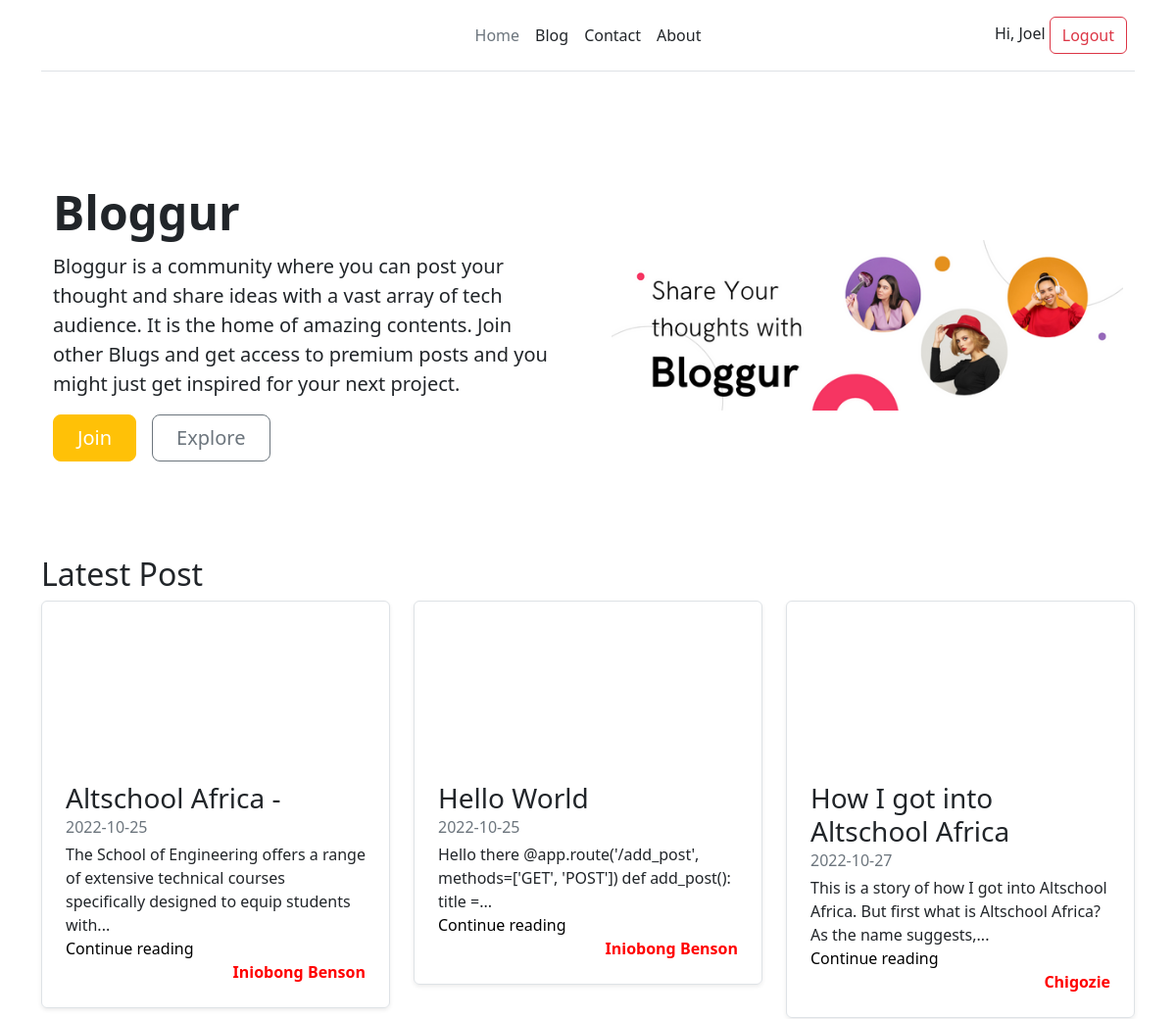
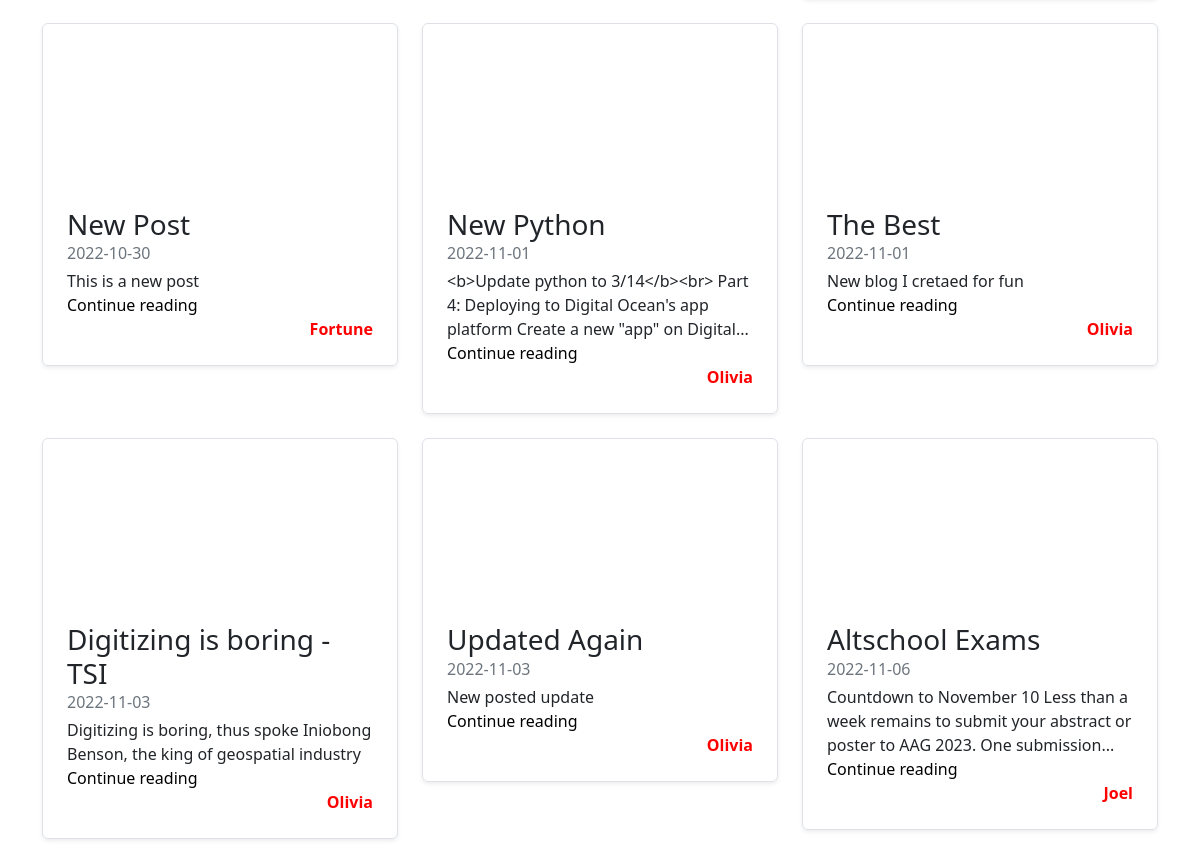
The page / (signed in) on the database its author committed (2 pictures, top to bottom).
### app.py (models this page shows, shortened)
class User(db.Model, UserMixin):
    __tablename__ = "User"
    id = db.Column(db.Integer(), primary_key=True)
    first_name = db.Column(db.String(50), nullable=False)
    last_name = db.Column(db.String(50), nullable=False)
    username = db.Column(db.String(255), nullable=False, unique=True)
    email = db.Column(db.String(255), nullable=False, unique=True)
    password_hash = db.Column(db.Text(), nullable=False)
    def __repr__(self):
        return f"{self.first_name}"

class Blog(db.Model):
    __tablename__ = "Blog"
    id = db.Column(db.Integer, primary_key=True)
    title = db.Column(db.String, unique=True, nullable=False)
    content = db.Column(db.Text, nullable=False)
    date_published = db.Column(db.DateTime)
    author = db.Column(db.String, default="Iniobong Benson")

### app.py (the view)
@app.route('/', methods=['GET'])
def index():
    posts = Blog.query.all()
    return render_template('index.html', posts=posts)

### app.py (called while the page is built)
@login_manager.user_loader
def user_loader(user_id):
    return User.query.get(user_id)

### templates/index.html
{% extends 'base.html' %}
{% block content %}
    <div class="container col-xxl-8 px-4 py-5">
      <div class="row flex-lg-row-reverse align-items-center g-5 py-5">
        <div class="col-10 col-sm-8 col-lg-6">
          <img src="static/img/bloggur.png" class="d-block mx-lg-auto img-fluid" alt="Bootstrap Themes" width="700" height="500" loading="lazy">
        </div>
        <div class="col-lg-6">
          <h1 class="display-5 fw-bold lh-1 mb-3">Bloggur</h1>
          <p class="lead">Bloggur is a community where you can post your thought and share ideas with a vast array of tech audience. It is the home of amazing contents. Join other Blugs and get access to premium posts and you might just get inspired for your next project.</p>
          <div class="d-grid gap-2 d-md-flex justify-content-md-start">
            <a href="{{url_for('signup')}}"><button type="button" class="btn btn-warning btn-lg px-4 me-md-2">Join</button></a>
            <a href="#post"><button type="button" class="btn btn-outline-secondary btn-lg px-4">Explore</button></a>
          </div>
        </div>
      </div>
    </div>
<div class="container">
    <div class="row mb-2">
      <h2>Latest Post</h2>
        {% for post in posts %}
      <div id="posts" class="col-md-4 post">
        <div class="row g-0 border rounded overflow-hidden flex-md-row mb-4 shadow-sm h-md-250 position-relative">
          <div class="picture"></div>
          <div class="col p-4 d-flex flex-column position-static">
            <h3 class="mb-0">{{post.title}}</h3>
            <div class="mb-1 text-muted">{{post.date_published.strftime('%Y-%m-%d')}}</div>
            <p class="card-text mb-auto">{{post.content |truncate(120)}}</p>
            <a href="/post/{{post.id}}" class="stretched-link">Continue reading</a>
            <strong class="author">{{post.author}}</strong>
          </div>
        </div>
      </div>
{% endfor %}
    </div>
    </div>
{% endblock content %}

### templates/base.html (shortened to what this page needs)
<!DOCTYPE html>
<html lang="en">
<head>
<link href="https://cdn.jsdelivr.net/npm/bootstrap@5.2.2/dist/css/bootstrap.min.css" rel="stylesheet">
<link rel= "stylesheet" type= "text/css" href= "{{ url_for('static',filename='styles/main.css') }}">
<link rel="stylesheet" href="https://s.pageclip.co/v1/pageclip.css" media="screen">
</head>
<div class="container">
    <header class="d-flex flex-wrap align-items-center justify-content-center justify-content-md-between py-3 mb-4 border-bottom">
      <a href="/" class="d-flex align-items-center col-md-3 mb-2 mb-md-0 text-dark text-decoration-none">
        <svg class="bi me-2" width="40" height="32" role="img" aria-label="Bootstrap"><use xlink:href="#bootstrap"/></svg>
      </a>
      <ul class="nav col-12 col-md-auto mb-2 justify-content-center mb-md-0">
        <li><a href="{{('/')}}" class="nav-link px-2 link-secondary">Home</a></li>
        <li><a href="{{('blog')}}" class="nav-link px-2 link-dark">Blog</a></li>
        <li><a href="{{('contact')}}" class="nav-link px-2 link-dark">Contact</a></li>
        <li><a href="{{('about')}}" class="nav-link px-2 link-dark">About</a></li>
      </ul>
      <div class="col-md-3 text-end">
        {% if current_user.is_authenticated %}
        <span class="">Hi, {{current_user}}</span>
        <a href="{{url_for('logout')}}"><button type="button" class="btn btn-outline-danger me-2">Logout</button></a>
        {% else %}
        <a href="{{url_for('login')}}"><button type="button" class="btn btn-outline-primary me-2">Login</button></a>
        <a href="{{url_for('signup')}}"><button type="button" class="btn btn-warning">Sign-up</button></a>
        {% endif %}
      </div>
    </header>
  </div>
<body>
  <main class="main-content">
    {% block content %}
    {% endblock content %}
  </main>
</body>
</html>

### static/styles/main.css (style rules this page uses)
html, body { box-sizing: border-box; }
a { text-decoration: none; color: black; }
.author { color: red; text-align: right; }
.picture { height: 160px; background-image: url("https://cdn.pixabay.com/photo/2016/03/23/20/18/post-it-1275586__340.jpg"); background-size: cover; }
.btn-warning { color: white; }

### rows shown on the page
User: first_name "Joel"
Blog: title "Altschool Africa -", date_published "2022-10-25", content "The School of Engineering offers a range of extensive technical courses specifically designed to equip students with...", author "Iniobong Benson"
Blog: title "Hello World", date_published "2022-10-25", content "Hello there @app.route('/add_post', methods=['GET', 'POST']) def add_post(): title =...", author "Iniobong Benson"
Blog: title "How I got into Altschool Africa", date_published "2022-10-27", content "This is a story of how I got into Altschool Africa. But first what is Altschool Africa? As the name suggests,...", author "Chigozie"
Blog: title "New Post", date_published "2022-10-30", content "This is a new post", author "Fortune"
Blog: title "New Python", date_published "2022-11-01", content "<b>Update python to 3/14</b><br> Part 4: Deploying to Digital Ocean's app platform Create a new \"app\" on Digital...", author "Olivia"
Blog: title "The Best", date_published "2022-11-01", content "New blog I cretaed for fun", author "Olivia"
Blog: title "Digitizing is boring - TSI", date_published "2022-11-03", content "Digitizing is boring, thus spoke Iniobong Benson, the king of geospatial industry", author "Olivia"
Blog: title "Updated Again", date_published "2022-11-03", content "New posted update", author "Olivia"
Blog: title "Altschool Exams", date_published "2022-11-06", content "Countdown to November 10 Less than a week remains to submit your abstract or poster to AAG 2023. One submission...", author "Joel"
